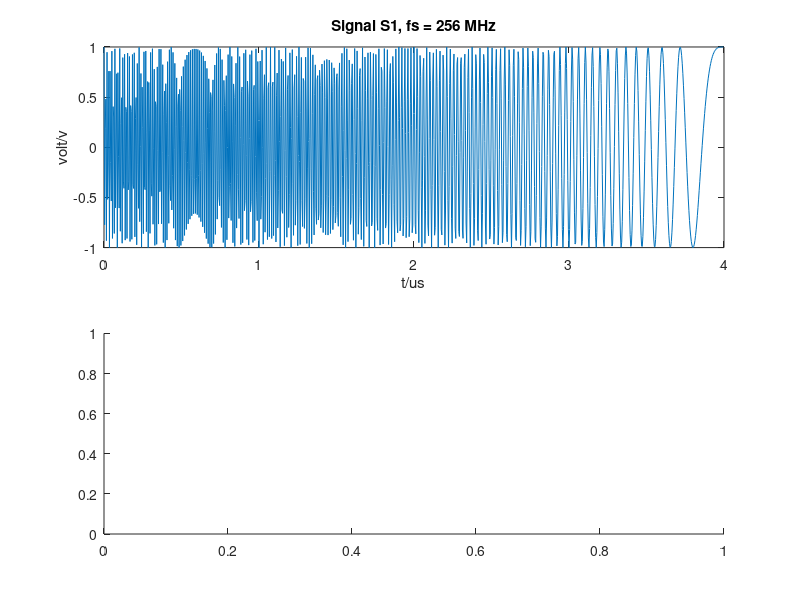
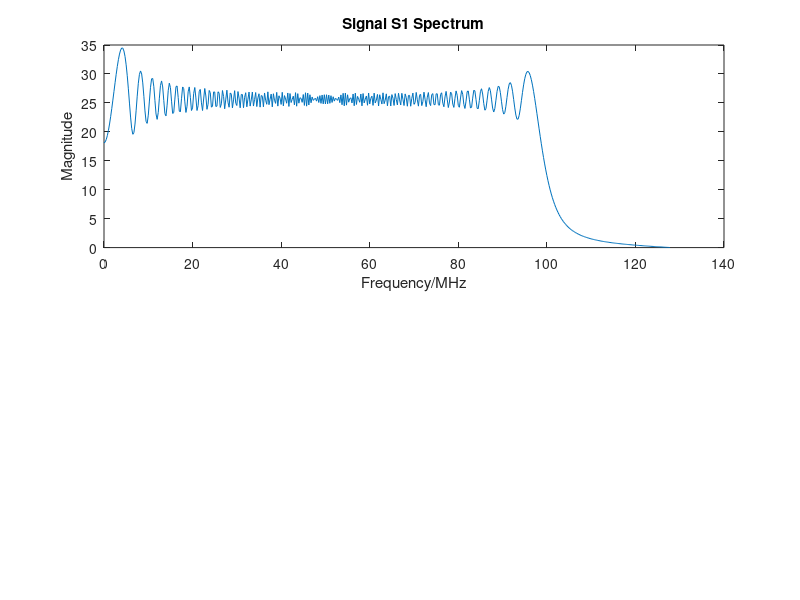

Write the MATLAB code that produced these figures, in order. (Note: this script raises an error after producing the figures.)
%% program initialization 
clc;
close all;
clear;

fs = 256*1e6;                                      % sample frequency
t = 0:1/fs:0.000004-1/fs;                          % time length : 4us

%% generate chirp signal
 X = chirp(t,100e6,0.000002,50e6);                 % linear chirp: at time=0,frequency = 100MHz; at time=2us, frequency = 50MHz.
figure(1);
subplot(2,1,1);
plot(t/1e-6,X);
str_title1 = sprintf('Signal S1, fs = %d MHz', fs/1e6);
title(str_title1);
xlabel('t/us'); ylabel('volt/v'); 

%% FFT
figure(2);
 subplot(2,1,1);
 N= length(X);
fax_bins = [0 : N-1];
fax_Hz = fax_bins*(fs/N);
X_mags = abs(fft(X));
N_2 = ceil(N/2);
plot((fax_Hz(1:N_2))/1e6, X_mags(1:N_2));
str_title2 = sprintf('Signal S1 Spectrum');
title(str_title2);
xlabel('Frequency/MHz'); ylabel('Magnitude');

%% Time vs Frequency plot
figure(1);
subplot(2,1,2);
window = hamming(128);  			% haming window
noverlap = 120; 					%overlap length
nfft = 2^nextpow2(length(window)); 	% dft number
spectrogram(X,window,noverlap,nfft,fs,'yaxis');
str_title3 = sprintf('Signal S1: Frequency vs Time');
title(str_title3);
xlabel('t/us'); ylabel('Frequency/MHz'); 

%% power spectrum
figure(2);
subplot(2,1,2);
Pout = (fft(X).^2);
Pout_db = 10*log10(abs(Pout));
plot((fax_Hz(1:N_2))/1e6, Pout_db(1:N_2))                  %% power spectrum calculated by FFT function
str_title4 = sprintf('Signal S1 Power Spectrum');
title(str_title4);
xlabel('Frequency/MHz'); ylabel('Power/dB');

%% channelization
